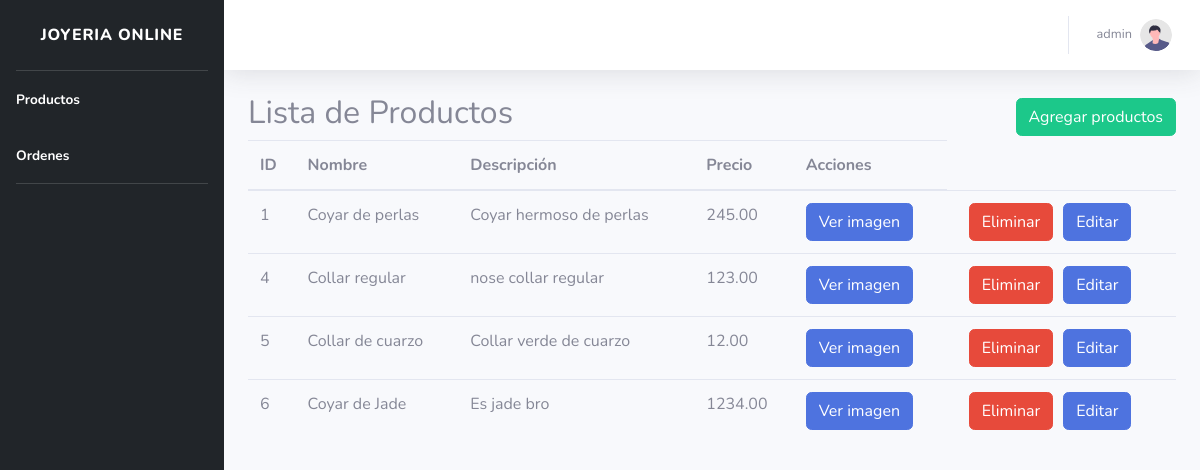
The page /pages/admin/index.php (signed in) on the database its author committed.
### tables this page shows
CREATE TABLE `productos` (
  `id` int NOT NULL AUTO_INCREMENT,
  `nombre` varchar(100) NOT NULL,
  `descripcion` text NOT NULL,
  `precio` decimal(10,2) NOT NULL,
  `material` varchar(50) NOT NULL,
  `imagen` varchar(255) NOT NULL,
  PRIMARY KEY (`id`)
);

### controllers/config/conexion.php (called while the page is built, shortened)
<?php
class conection
{
    private $server = "localhost";
    private $user = "root";
    private $password = "root";
    private $db_name = "joyeria";
    public $conection;
    public function __construct()
    {
        try {
            $this->conection = new PDO("mysql:host=$this->server; dbname=$this->db_name; charset=utf8mb4", $this->user, $this->password);
            $this->conection->setAttribute(PDO::ATTR_ERRMODE, PDO::ERRMODE_EXCEPTION);
        } catch (PDOException $e) {
            throw $e;
        }
    }
    public function consultar($sql)
    {
        $sentencia = $this->conection->prepare($sql);
        $sentencia->execute();
        return $sentencia->fetchAll();
    }
    public function rowCount($sql)
    {
        $sentencia = $this->conection->prepare($sql);
        $sentencia->execute();
        $count = $sentencia->rowCount();
        return $count;
    }
}
$conn = new conection();

### pages/admin/index.php (the view, shortened to what this page needs)
<?php
include_once('../../controllers/config/conexion.php');
$sql = "SELECT * FROM productos";
$rowCount = $data = $conn->rowCount($sql);
$data = $conn->consultar($sql);
?>
<!DOCTYPE html>
<html lang="en">
<head>
  <link href="vendor/fontawesome-free/css/all.min.css" rel="stylesheet" type="text/css" />
  <link href="css/sb-admin-2.min.css" rel="stylesheet" />
</head>
<body id="page-top">
  <div id="wrapper">
    <ul style="background-color: #212529" class="navbar-nav sidebar sidebar-dark accordion" id="accordionSidebar">
      <a class="sidebar-brand d-flex align-items-center justify-content-center" href="#">
        <div class="sidebar-brand-text mx-3">Joyeria Online</div>
      </a>
      <hr class="sidebar-divider my-0" />
      <li class="nav-item active">
        <a class="nav-link" href="index.php">
          <span>Productos</span></a>
      </li>
      <li class="nav-item active">
        <a class="nav-link" href="ordenes.php">
          <span>Ordenes</span></a>
      </li>
      <hr class="sidebar-divider my-0" />
    </ul>
    <div id="content-wrapper" class="d-flex flex-column">
      <div id="content">
        <nav class="navbar navbar-expand navbar-light bg-white topbar mb-4 static-top shadow">
          <ul class="navbar-nav ml-auto">
            <li class="nav-item dropdown no-arrow">
              <a class="nav-link dropdown-toggle" href="#" id="userDropdown" role="button" data-toggle="dropdown"
                aria-haspopup="true" aria-expanded="false">
                <span class="mr-2 d-none d-lg-inline text-gray-600 small">
                  <?php echo $_SESSION['name'] ?>
                </span>
                <img class="img-profile rounded-circle" src="img/undraw_profile.svg" />
              </a>
            </li>
          </ul>
        </nav>
        <div class="container">
          <div style="display: flex; justify-content: space-between; align-items: center;">
            <h2>Lista de Productos</h2>
            <a href="agregarProductos.php" class="btn btn-success">Agregar productos</a>
          </div>
          <table class="table">
            <thead>
              <tr>
                <th>ID</th>
                <th>Nombre</th>
                <th>Descripción</th>
                <th>Precio</th>
                <th>Acciones</th>
              </tr>
            </thead>
            <tbody>
              <?php
              if ($rowCount > 0) {
                foreach ($data as $row) {
                  echo '<tr>';
                  echo '<td>' . $row['id'] . '</td>';
                  echo '<td>' . $row['nombre'] . '</td>';
                  echo '<td>' . $row['descripcion'] . '</td>';
                  echo '<td>' . $row['precio'] . '</td>';
                  echo '<td><a href="#" class="btn btn-primary view-image-btn" data-image="../../uploads/' . $row['imagen'] . '">Ver imagen</a></td>';
                  echo '<td>';
                  echo '<a style="margin: 0 10px;" href="#" class="btn btn-danger delete-btn" data-id="' . $row['id'] . '">Eliminar</a>';
                  echo '<a href="editarProductos.php?id=' . $row['id'] . '" class="btn btn-primary">Editar</a>';
                  echo '</td>';
                  echo '</tr>';
                }
              }
              ?>
            </tbody>
          </table>
        </div>
      </div>
    </div>
  </div>
</body>
</html>

### rows shown on the page
productos: id "1", nombre "Coyar de perlas", descripcion "Coyar hermoso de perlas", precio "245.00"
productos: id "4", nombre "Collar regular", descripcion "nose collar regular", precio "123.00"
productos: id "5", nombre "Collar de cuarzo", descripcion "Collar verde de cuarzo", precio "12.00"
productos: id "6", nombre "Coyar de Jade", descripcion "Es jade bro", precio "1234.00"

### other values the page prints
$_SESSION['name'] "admin"
